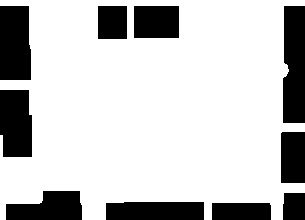
#> input picture black_lines_morphology.jpg, 305 x 220 px, given in place of the camera
$ python a_star.py
#> lines starting #> are read from the running program, lines starting #| are printed output that depends on the picture; after the words box and inside, x2 and y2 are one past the last pixel; in counts of white or black regions, pixels touching at a corner belong together
#> further down, frame is the input picture: shape (220, 305, 3); min 0, max 255, mean 196.8
import cv2
import numpy as np

class MazeSolver:
    def __init__(self):
        self.cap = cv2.VideoCapture(0)
        self.kernel = np.ones((15, 15), np.uint8)  # Morphological kernel for cleaning up small gaps
        if not self.cap.isOpened():
            print("Error: Could not open webcam.")
            exit()

    def crop_frame(self, frame):
        frame_height, frame_width = frame.shape[:2]
#> frame_height = 220; frame_width = 305
        crop_width, crop_height = 1000, 750  # Fixed crop size
        x_offset, y_offset = 10, -10  # Offsets for fine-tuning the crop

        # Calculate the start and end points to center the crop
        start_x = (frame_width - crop_width) // 2
#> start_x = -348
        end_x = start_x + crop_width
#> end_x = 652
        start_y = (frame_height - crop_height) // 2
#> start_y = -265
        end_y = start_y + crop_height
#> end_y = 485

        # Return the cropped frame with applied offsets
        return frame[start_y + y_offset:end_y + y_offset, start_x + x_offset:end_x + x_offset]

    def process_frame(self, frame):
        return self.crop_frame(frame)

    def find_line_endpoints(self, frame):
        # Convert to grayscale
        gray = cv2.cvtColor(frame, cv2.COLOR_BGR2GRAY)

        # Apply binary threshold to focus on the black line (inverted threshold for black line on light background)
        _, thresholded = cv2.threshold(gray, 80, 255, cv2.THRESH_BINARY_INV)
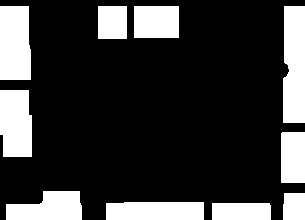
#> thresholded: shape (220, 305); 22.8% white; 10 white regions, largest, box (x1, y1, x2, y2) and area: (283, 6, 305, 123) 2451, (0, 6, 31, 80) 2212, (0, 90, 32, 157) 2003

        # Debug: Show the thresholded image to check if the black line is detected correctly
        cv2.imshow("Thresholded Image", thresholded)

        # Morphological operations to clean up the image (close small gaps)
        thresholded = cv2.morphologyEx(thresholded, cv2.MORPH_CLOSE, self.kernel)
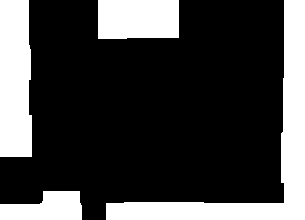
#> thresholded: shape (220, 305); 26.2% white; 4 white regions

        # Debug: Show the cleaned-up thresholded image
        cv2.imshow("Cleaned Threshold", thresholded)

        # Find contours
        contours, _ = cv2.findContours(thresholded, cv2.RETR_EXTERNAL, cv2.CHAIN_APPROX_SIMPLE)
#> contours = 4 contours; box (x1, y1, x2, y2) and area: (106, 0, 305, 220) 7514, (0, 0, 32, 157) 4557, (98, 0, 179, 39) 2988, (0, 191, 82, 220) 1690

        if contours:
            # Debug: Show contours on the original frame
            frame_with_contours = frame.copy()
            cv2.drawContours(frame_with_contours, contours, -1, (0, 255, 0), 2)
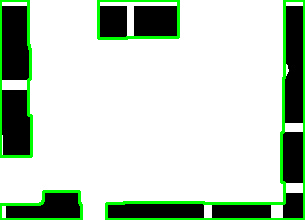
#> frame_with_contours: shape (220, 305, 3); 6.23% of pixels changed, all inside (x1, y1, x2, y2) = (0, 0, 305, 220)
            cv2.imshow("Contours on Image", frame_with_contours)

            # Now, we try to detect the start and end points based on the black line's leftmost and rightmost points
            start_point = None
            end_point = None

            # Iterate over each contour to find the start and end of the black line
            for contour in contours:
                # Sort the contour points by x coordinate to better find the start and end
                contour = sorted(contour, key=lambda point: point[0][0])

                # Find the first and last non-zero pixels (endpoints)
                start_point = contour[0][0]  # First point in the contour
                end_point = contour[-1][0]   # Last point in the contour
#> this loop made 4 passes
#> (start_point, end_point) on passes 1 to 4: ([0, 204], [81, 205]), ([106, 203], [304, 0]), ([98, 0], [178, 0]), ([0, 0], [31, 115])

            # Return the detected start and end points
            return start_point, end_point, thresholded

        # Return None for both points if no contours found
        return None, None, None

# Initialize the MazeSolver
solver = MazeSolver()

while True:
    ret, frame = solver.cap.read()
    if not ret:
        break

    # Process the frame (apply crop)
    maze = solver.process_frame(frame)

    # Find the start and end points of the black line
    start, end, thresholded = solver.find_line_endpoints(maze)
#> start = [0, 0]; end = [31, 115]

    # Check if start and end points are valid (not None)
    if start is None or end is None:
        print("Could not detect line endpoints.")
    else:
        # Debug: Print the start and end points for verification
        print(f"Start: {start}, End: {end}")
#| Start: [0 0], End: [ 31 115]

        # Draw a straight line between the start and end points
        cv2.line(maze, start, end, (0, 0, 255), 2)
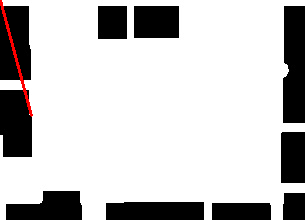
#> maze: shape (220, 305, 3); 0.54% of pixels changed, all inside (x1, y1, x2, y2) = (0, 0, 33, 117)

        # Show the maze with the drawn line
        cv2.imshow('Maze Solver - Line Between Start and End', maze)

    if cv2.waitKey(1) & 0xFF == ord('q'):
#> (key q is pressed here)
        break

solver.cap.release()
cv2.destroyAllWindows()
